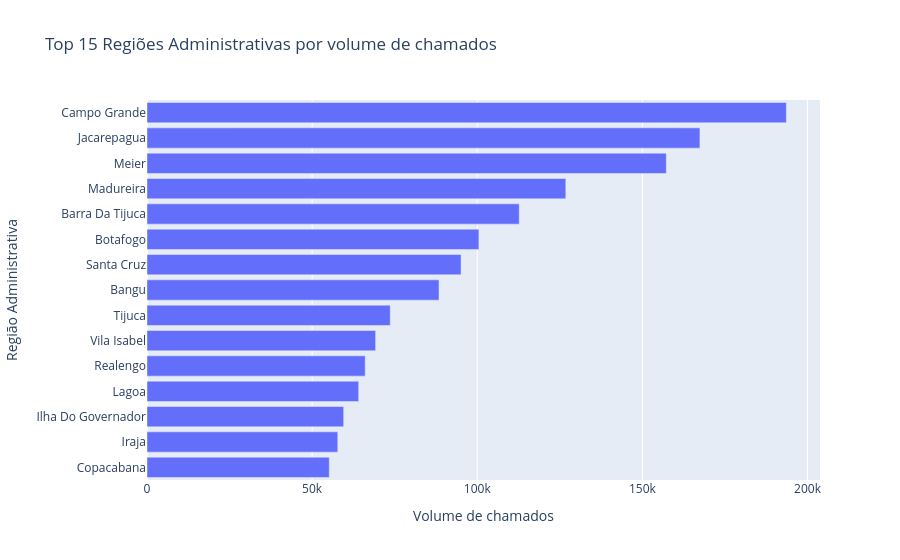

Notebook code for this chart:
### Markdown cell above
### Análise
i. Top 15 Regiões Administrativas por volume de chamados

A análise por região administrativa amplia a visão territorial ao agrupar diferentes bairros em unidades maiores. Observa-se que regiões como Campo Grande, Jacarepaguá e Méier concentram maior volume de chamados, indicando que a demanda por serviços se organiza em áreas mais amplas da cidade. Diferentemente da análise por bairro, essa abordagem evidencia regiões que, mesmo sem bairros individuais no topo do ranking, apresentam alta demanda quando consideradas de forma agregada. Isso reforça a existência de padrões territoriais mais estruturais na distribuição dos chamados.

### Code cell
# Volume por região administrativa
df_ra = (
    df_geoanalise
    .groupby("nome_regiao_administrativa", as_index=False)
    .agg(volume_total=("volume_chamados", "sum"))
    .sort_values("volume_total", ascending=False)
)

fig = px.bar(
    df_ra.head(15),
    x="volume_total",
    y="nome_regiao_administrativa",
    orientation="h",
    title="Top 15 Regiões Administrativas por volume de chamados",
    labels={
        "volume_total": "Volume de chamados",
        "nome_regiao_administrativa": "Região Administrativa"
    }
)

fig.update_layout(yaxis={"categoryorder": "total ascending"})
fig.show()

### Figure 1 — Plotly figure (JSON) as saved in the notebook; plotly's stock layout.template omitted (floating-point values rounded to 4 significant figures)
{"data": [{"hovertemplate": "Volume de chamados=%{x}<br>Região Administrativa=%{y}<extra></extra>", "legendgroup": "", "marker": {"color": "#636efa", "pattern": {"shape": ""}}, "name": "", "orientation": "h", "showlegend": false, "textposition": "auto", "type": "bar", "x": [193598, 167427, 157249, 126817, 112716, 100504, 95101, 88415, 73656, 69234, 66074, 64099, 59553, 57768, 55189], "xaxis": "x", "y": ["Campo Grande", "Jacarepagua", "Meier", "Madureira", "Barra Da Tijuca", "Botafogo", "Santa Cruz", "Bangu", "Tijuca", "Vila Isabel", "Realengo", "Lagoa", "Ilha Do Governador", "Iraja", "Copacabana"], "yaxis": "y"}], "layout": {"barmode": "relative", "legend": {"tracegroupgap": 0}, "title": {"text": "Top 15 Regiões Administrativas por volume de chamados"}, "xaxis": {"anchor": "y", "domain": [0, 1], "title": {"text": "Volume de chamados"}}, "yaxis": {"anchor": "x", "categoryorder": "total ascending", "domain": [0, 1], "title": {"text": "Região Administrativa"}}}}
